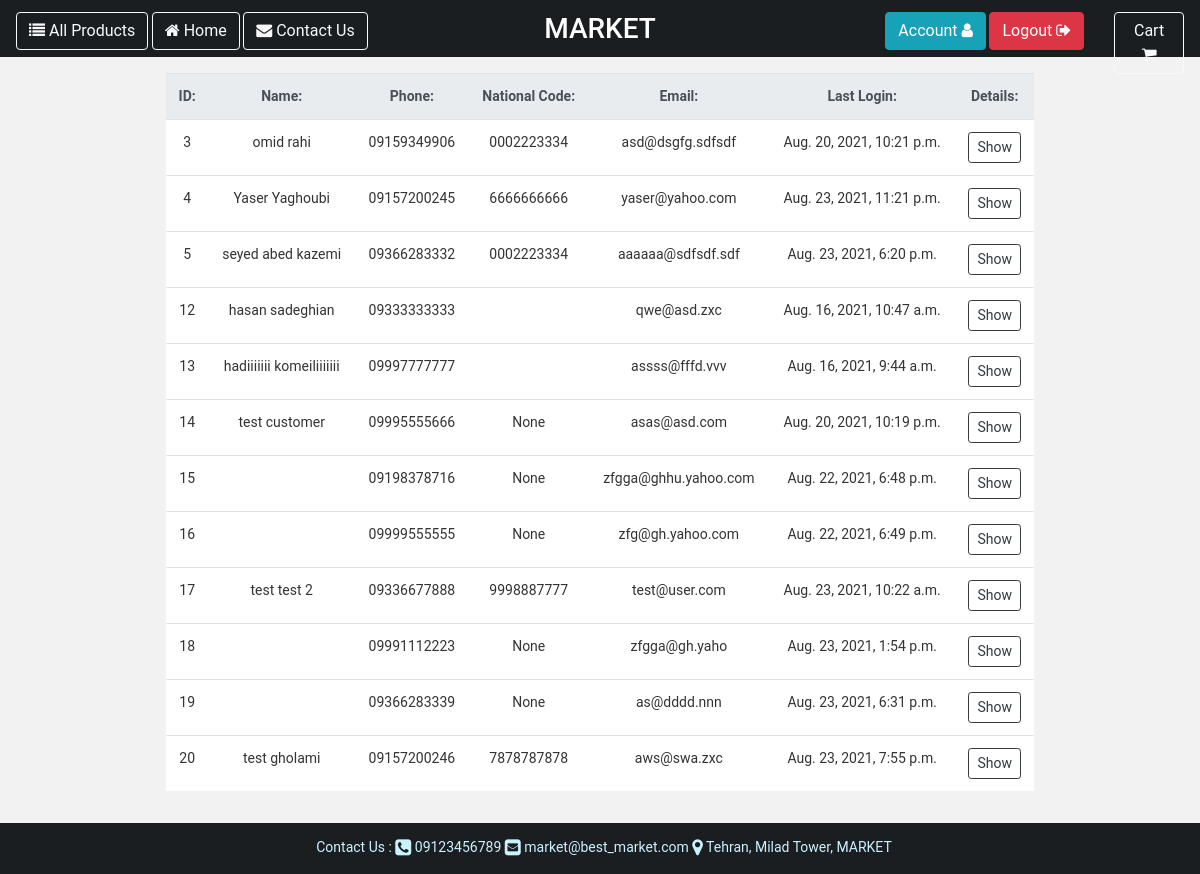
Screenshot of /customer/ (signed in) with the database file from the repository.
### core/models.py (models this page shows, shortened)
class User(AbstractUser):
    USERNAME_FIELD = 'phone'
    phone = models.CharField(verbose_name=_('phone'), help_text=_('enter phone number'), max_length=11, unique=True,
                             null=False, blank=False)
    deleted = models.BooleanField(default=False)
    create_timestamp = models.DateTimeField(auto_now_add=True)
    modify_timestamp = models.DateTimeField(auto_now=True)
    delete_timestamp = models.DateTimeField(default=None, null=True, blank=True, editable=False)
    objects = MyUserManager()

### customer/models.py (models this page shows, shortened)
class Customer(User):
    national_code = models.CharField(verbose_name=_('national code'), help_text=_('enter national code'),
                                     max_length=10, blank=True, null=True)
    gender = models.CharField(verbose_name=_('gender'), help_text=_('specify your gender'), max_length=10,
                              choices=[('M', 'Male'), ('F', 'Female')], blank=True, null=True)
    birthday = models.DateField(verbose_name=_('birthday'), help_text=_('specify birthday date'), null=True, blank=True)
    image = models.FileField(verbose_name=_('customer image'), help_text=_('upload your image'), null=True,
                             blank=True, upload_to='customer/images/',
                             default='customer/images/customer.jpeg')
    class Meta:
        verbose_name = 'customer'
    def customer_name(self):
        return self.__str__()
    def __str__(self):
        return f'{self.first_name} {self.last_name}'

### customer/views.py (the view)
# urls.py: path('', CustomerIndexView.as_view(), name='all_customers_for_admin'),
class CustomerIndexView(LoginRequiredMixin, generic.TemplateView):
    template_name = 'customer/customer_index.html'
    extra_context = {
        'customers': Customer.objects.all(),
    }
    def get(self, request, *args, **kwargs):
        if request.user.is_superuser:
            return super().get(request, *args, **kwargs)
        else:
            return redirect('landing:access_denied')

### core/models.py (called while the page is built)
    def get_queryset(self):
        return super().get_queryset().filter(deleted=False)

### templates/customer/customer_index.html (shortened to what this page needs)
{% extends "base.html" %}
{% load i18n %}
{% load static %}
{% block content %}
    <div class="container-fluid form-group w-75 p-3">
        <table class="table table-responsive-md m-auto">
            <tr style="background-color: #c2cbd1; text-align: center" class="thead-light">
                <th>
                    {% translate 'ID:' %}
                </th>
                <th>
                    {% translate 'Name:' %}
                </th>
                <th>
                    {% translate 'Phone:' %}
                </th>
                <th>
                    {% translate 'National Code:' %}
                </th>
                <th>
                    {% translate 'Email:' %}
                </th>
                <th>
                    {% translate 'Last Login:' %}
                </th>
                <th>
                    {% translate 'Details:' %}
                </th>
            </tr>
            <div class="row">
                {% for customer in customers %}
                    {% include 'customer/customer_card.html' with customer_card=customer %}
                {% endfor %}
            </div>
        </table>
    </div>
    </div>
{% endblock %}

### templates/customer/customer_card.html
{% load i18n %}
<tr style="background-color: white; text-align: center">
    <td style="color: #353232; ">{{ customer_card.id }}</td>
    <td style="color: #353232; ">{{ customer_card.customer_name }}</td>
    <td style="color: #353232; ">{{ customer_card.phone }}</td>
    <td style="color: #353232; ">{{ customer_card.national_code }}</td>
    <td style="color: #353232; ">{{ customer_card.email }}</td>
    <td style="color: #353232; ">{{ customer_card.last_login }}</td>
    <td style="color: #353232; ">
        <a href="/customer/{{ customer_card.id }}">
            <button class="btn btn-outline-dark btn-sm">
                {% translate 'Show' %}
            </button>
        </a>
    </td>
</tr>

### static/shared/css/base.css (style rules this page uses)
html, body { height: 100%; }
body { margin: auto; padding: 10px; font-size: 14px; font-family: "Roboto","Lucida Grande","DejaVu Sans","Bitstream Vera Sans",Verdana,Arial,sans-serif; color: black; background: lightsteelblue; }

### rows the page displays
Customer: customer_name "omid rahi", national_code "0002223334"
User: id "3", phone "09159349906", email "asd@dsgfg.sdfsdf", last_login "Aug. 20, 2021, 10:21 p.m."
Customer: customer_name "Yaser Yaghoubi", national_code "6666666666"
User: id "4", phone "09157200245", email "yaser@yahoo.com", last_login "Aug. 23, 2021, 11:21 p.m."
Customer: customer_name "seyed abed kazemi", national_code "0002223334"
User: id "5", phone "09366283332", email "aaaaaa@sdfsdf.sdf", last_login "Aug. 23, 2021, 6:20 p.m."
Customer: customer_name "hasan sadeghian"
User: id "12", phone "09333333333", email "qwe@asd.zxc", last_login "Aug. 16, 2021, 10:47 a.m."
Customer: customer_name "hadiiiiiii komeiliiiiiii"
User: id "13", phone "09997777777", email "assss@fffd.vvv", last_login "Aug. 16, 2021, 9:44 a.m."
Customer: customer_name "test customer", national_code "None"
User: id "14", phone "09995555666", email "asas@asd.com", last_login "Aug. 20, 2021, 10:19 p.m."
Customer: national_code "None"
User: id "15", phone "09198378716", email "zfgga@ghhu.yahoo.com", last_login "Aug. 22, 2021, 6:48 p.m."
Customer: national_code "None"
User: id "16", phone "09999555555", email "zfg@gh.yahoo.com", last_login "Aug. 22, 2021, 6:49 p.m."
Customer: customer_name "test test 2", national_code "9998887777"
User: id "17", phone "09336677888", email "test@user.com", last_login "Aug. 23, 2021, 10:22 a.m."
Customer: national_code "None"
User: id "18", phone "09991112223", email "zfgga@gh.yaho", last_login "Aug. 23, 2021, 1:54 p.m."
Customer: national_code "None"
User: id "19", phone "09366283339", email "as@dddd.nnn", last_login "Aug. 23, 2021, 6:31 p.m."
Customer: customer_name "test gholami", national_code "7878787878"
User: id "20", phone "09157200246", email "aws@swa.zxc", last_login "Aug. 23, 2021, 7:55 p.m."
